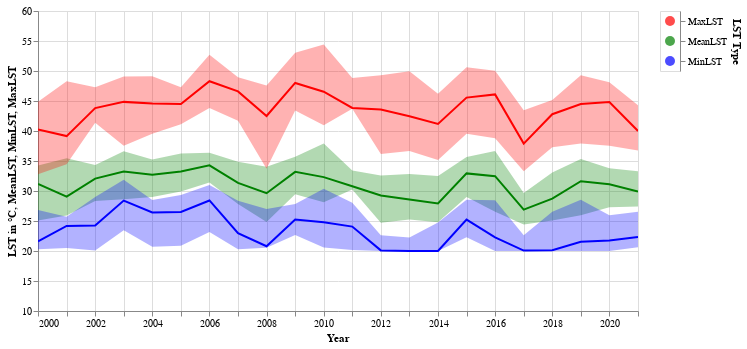

The code cell stored with this chart in its notebook:
### Code cell
# Quartile trend of LST
# Convert the Year column to datetime
df2['Year'] = pd.to_datetime(df2['Year'], format='%Y')

base = alt.Chart(df2).encode(
    x=alt.X('Year:T', title = 'Year'))

# MeanLST line, band, and trendline
mean_line = base.mark_line(color='green').encode(
    y=alt.Y('median(MeanLST):Q', title = 'LST in °C', scale=alt.Scale(domain=(10, 60))))
mean_band = base.mark_errorband(extent='iqr', color='green').encode(y='MeanLST:Q')
#mean_trendline = base.transform_regression("Year", "MeanLST", method="linear").mark_line(color="green", strokeWidth=2, strokeDash=[5, 5])

# MinLST line, band
min_line = base.mark_line(color='blue').encode(y=alt.Y('median(MinLST):Q'))
min_band = base.mark_errorband(extent='iqr', color='blue').encode(y='MinLST:Q')

# MaxLST line, band
max_line = base.mark_line(color='red').encode(y=alt.Y('median(MaxLST):Q'))
max_band = base.mark_errorband(extent='iqr', color='red').encode(y='MaxLST:Q')

# Combine all lines, bands, and trendlines
chart = ((mean_line + mean_band) + (min_line + min_band) + (max_line + max_band)).properties(width=600, height=300).interactive()

# Add legend manually
legend = alt.Chart(pd.DataFrame({
    'LST Type': ['MeanLST', 'MinLST', 'MaxLST'],
    'Color': ['green', 'blue', 'red']
})).mark_circle(size=100).encode(
    y=alt.Y('LST Type:N', axis=alt.Axis(orient='right')),
    color=alt.Color('Color:N', scale=None, legend=None)
)

(chart | legend)

### Figure 1 — Vega-Lite specification as saved in the notebook (floating-point values rounded to 4 significant figures; data arrays with more than 128 entries replaced by an {"elided": "..."} marker saying what was removed)
{"config": {"view": {"continuousWidth": 400, "continuousHeight": 300}}, "hconcat": [{"layer": [{"mark": {"type": "line", "color": "green"}, "encoding": {"x": {"field": "Year", "title": "Year", "type": "temporal"}, "y": {"aggregate": "median", "field": "MeanLST", "scale": {"domain": [10, 60]}, "title": "LST in °C", "type": "quantitative"}}, "selection": {"selector002": {"type": "interval", "bind": "scales", "encodings": ["x", "y"]}}}, {"mark": {"type": "errorband", "color": "green", "extent": "iqr"}, "encoding": {"x": {"field": "Year", "title": "Year", "type": "temporal"}, "y": {"field": "MeanLST", "type": "quantitative"}}}, {"layer": [{"mark": {"type": "line", "color": "blue"}, "encoding": {"x": {"field": "Year", "title": "Year", "type": "temporal"}, "y": {"aggregate": "median", "field": "MinLST", "type": "quantitative"}}}, {"mark": {"type": "errorband", "color": "blue", "extent": "iqr"}, "encoding": {"x": {"field": "Year", "title": "Year", "type": "temporal"}, "y": {"field": "MinLST", "type": "quantitative"}}}]}, {"layer": [{"mark": {"type": "line", "color": "red"}, "encoding": {"x": {"field": "Year", "title": "Year", "type": "temporal"}, "y": {"aggregate": "median", "field": "MaxLST", "type": "quantitative"}}}, {"mark": {"type": "errorband", "color": "red", "extent": "iqr"}, "encoding": {"x": {"field": "Year", "title": "Year", "type": "temporal"}, "y": {"field": "MaxLST", "type": "quantitative"}}}]}], "data": {"name": "data-427c05a245f393fb3b4c54babd088184"}, "height": 300, "width": 600}, {"data": {"name": "data-fba7946ff39b5ad04c64e6df4e1d7e1f"}, "mark": {"type": "circle", "size": 100}, "encoding": {"color": {"field": "Color", "legend": null, "scale": null, "type": "nominal"}, "y": {"axis": {"orient": "right"}, "field": "LST Type", "type": "nominal"}}}], "$schema": "https://vega.github.io/schema/vega-lite/v4.17.0.json", "datasets": {"data-427c05a245f393fb3b4c54babd088184": {"elided": "461 records"}, "data-fba7946ff39b5ad04c64e6df4e1d7e1f": [{"LST Type": "MeanLST", "Color": "green"}, {"LST Type": "MinLST", "Color": "blue"}, {"LST Type": "MaxLST", "Color": "red"}]}}
